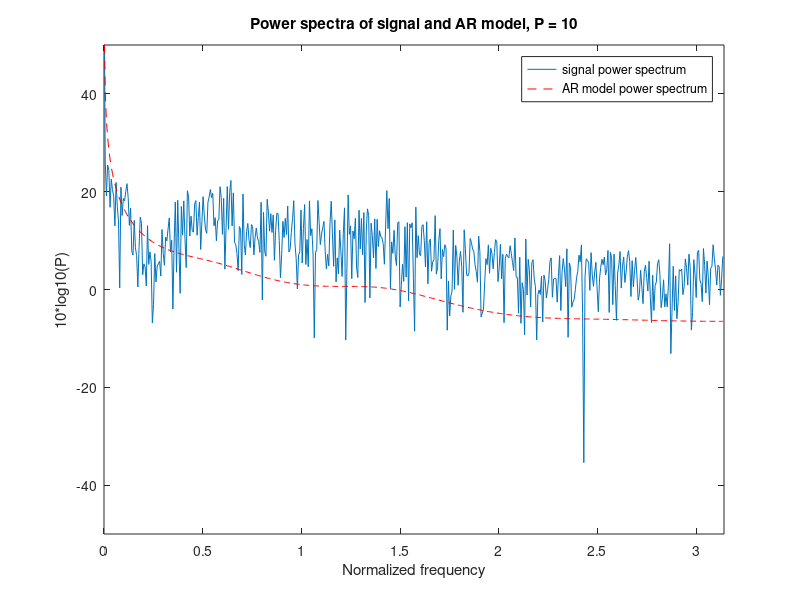
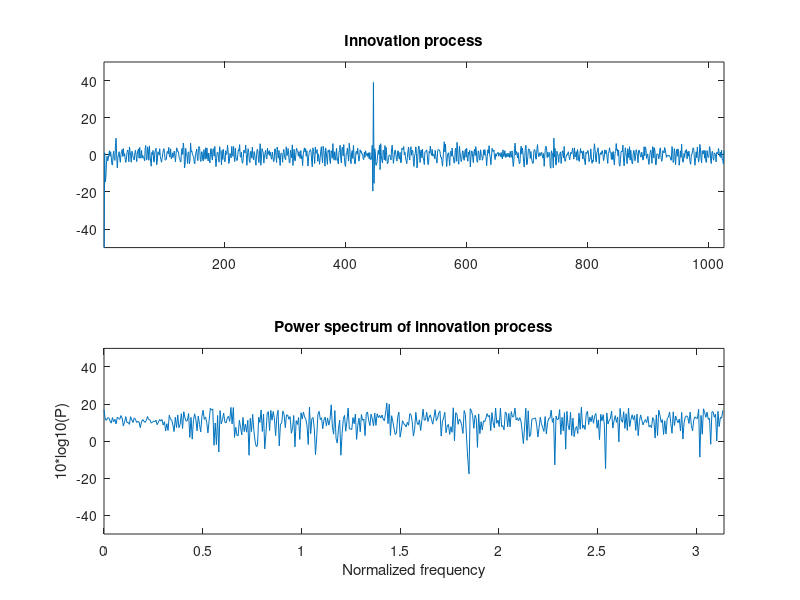
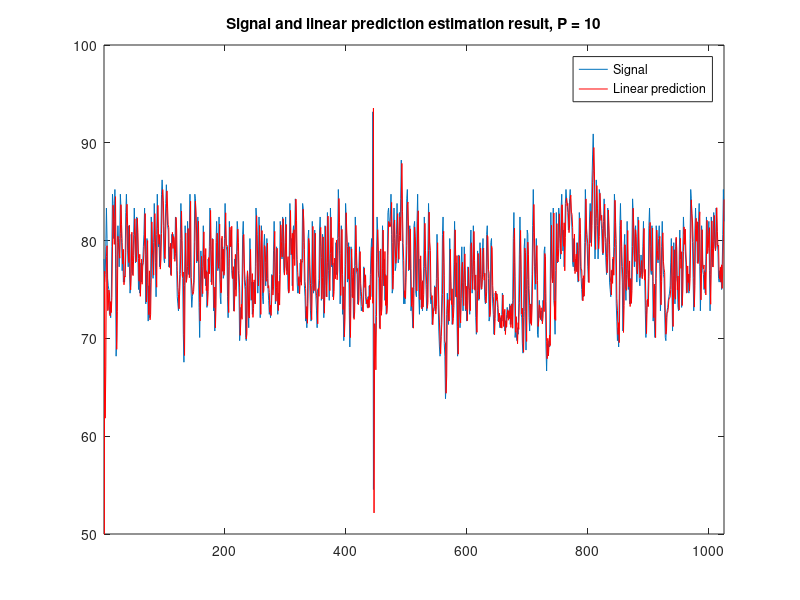
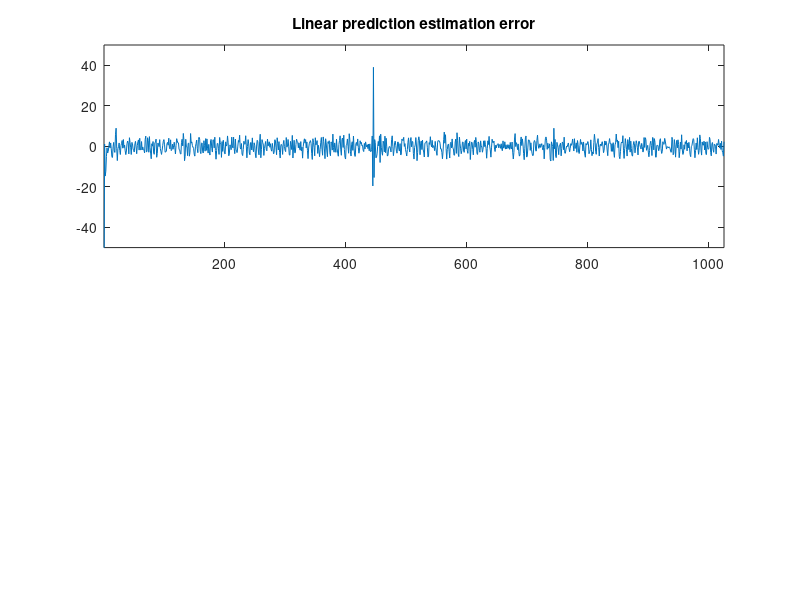

Here is the MATLAB script that generated these plots, in order: (Note: this script raises an error after producing the figures.)
clc; clear all; close all;
load hrs.mat;
N = length(hrs);
P = 10; % set AR model order

%% Autocorrelation
% compute AR model using autocorrelation (solve for a1)
autocorrx = xcorr(hrs);
[m n] = size(autocorrx);
r0 = (m+1)/2;
rx = autocorrx(r0+1:r0+P);
Rxx = toeplitz(autocorrx(r0:r0+P-1));
a1 = Rxx\(-1*rx);

% compute signal power spectrum
Px = (1/N) * (abs(fft(hrs,N))).^2;

% compute frequency response
pSpecL = (N+1)/2;
[h,w] = freqz(1,[1 a1'],pSpecL);
Ph = abs(h).^2;

% plot signal power spectrum and AR model power spectrum
figure(),
plot(w,10*log10(Px(1:pSpecL))); hold on;
plot(abs(w),10*log10(Ph),'r--');
legend('signal power spectrum', 'AR model power spectrum');
title(['Power spectra of signal and AR model, P = ' num2str(P)]);
axis([0 pi -50 50]); xlabel('Normalized frequency'); ylabel('10*log10(P)');
saveas(gcf,'autocorr_Ph.jpg');

% compute innovation process with inverse filter (solve for Pv)
v = filter(-1*[1 a1'],1,hrs);
Pv = (1/N) * (abs(fft(v,N))).^2;

% plot innovation process and its power spectrum
figure;
subplot(2,1,1);plot(v);title('Innovation process');axis([1 N -50 50]);
subplot(2,1,2);plot(w,10*log10(Pv(1:pSpecL)));title('Power spectrum of innovation process');
axis([0 pi -50 50]); ylabel('10*log10(P)'); xlabel('Normalized frequency');
saveas(gcf,'autocorr_Pv.jpg');

%% Linear Prediction
% compute AR model with lpc
a = lpc(hrs,P);

% compute linear prediction with AR model
est_x = filter(-1*[0 a(2:end)],1,hrs);

figure;
plot(hrs);hold on;plot(est_x,'r-');
title(['Signal and linear prediction estimation result, P = ' num2str(P)]);
legend('Signal', 'Linear prediction');axis([1 N 50 100]);
saveas(gcf,'lpc_estx.jpg');

%% LPC Estimation Error
% show linear prediction estimation error
err = est_x - hrs;
figure;
subplot(2,1,1);plot(err);
title('Linear prediction estimation error');
axis([1 N -50 50]);
saveas(gcf,'lpc_err.jpg');

% estimated error power spectrum
Perror = (1/N) * (abs(fft(err,N))).^2;
subplot(2,1,2);plot(w,10*log10(Perror(1:pSpecL)));
axis([0 pi -50 50]);
title(['Linear prediction estimation error power spectrum , P = ' num2str(P)]);
ylabel('10*log10(P)');xlabel('Normalized frequency');
saveas(gcf,'lpc_Perr.jpg');

% Compute Signal to Noise Ratio of LPC model
SNR=sum(est_x.^2)/sum(err.^2);
% SNR for P=10 is 348.69

% SNR in dB as function of model order P
P=100;
SNR=[];
dBSNR=[];

for i=1:P
    % compute AR 
    a=lpc(hrs,i);
    
    % compute linear prediction with AR model
    est_x = filter(-1*[0 a(2:end)],1,hrs);
   
    % solve for e
    err=hrs-est_x;
    
    %solve for SNR in dB
    SNR(i)=sum(est_x.^2)/sum(err.^2);
    dBSNR(i)=db(SNR(i));
    
end

figure(),plot(1:100,dBSNR)
title('SNR in dB of LPC');
ylabel('SNR in dB'); xlabel(['model order, P=' num2str(P)]);
saveas(gcf,'lpc_dbSNR.jpg');

